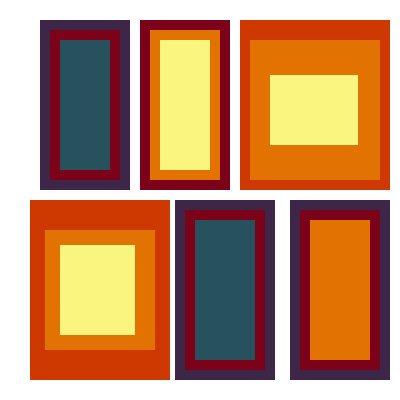
Frame 1 (no input)
Frame 60 (no input): identical to frame 1, image omitted
Frame 120 (the mouse pressed at the canvas centre since frame 60): identical to frame 1, image omitted

The p5.js sketch that drew this single still picture (run headless with seeded random() and noise() and a simulated clock; from frame 60 on, the mouse is pressed at the canvas centre):

// p5.js sketch
// ── sketch.js
function setup() {
  createCanvas(400, 400);
}

function draw() {
  background(255);
  //primero abajo
  noStroke()
  fill(206,57,2)
  rect(30,200,140,180)
  fill(226,114,1)
  rect(45,230,110,120)
  fill(249,245,127)
  rect(60,245,75,90)
  //primero arriba
  fill(206,57,2)
  rect(240,20,150,170)
  fill(226,114,1)
  rect(250,40,130,140)
  fill(249,245,127)
  rect(270,75,88,70) 
  //2
  fill(62,38,73)
  rect(40,20,90,170)
  fill(124,2,26)
  rect(50,30,70,150)
  fill(40,81,94)
  rect(60,40,50,130)
  
  //
  fill(124,2,26)
  rect(140,20,90,170)
  fill(226,114,1)
  rect(150,30,70,150)
  fill(249,245,127)
  rect(160,40,50,130)
  
  //
  fill(62,38,73)
  rect(175,200,100,180)
  fill(124,2,26)
  rect(185,210,80,160)
  fill(40,81,94)
  rect(195,220,60,140)
       //
  fill(62,38,73)
  rect(290,200,100,180)
  fill(124,2,26)
  rect(300,210,80,160)
  fill(226,114,1)
  rect(310,220,60,140)

}
